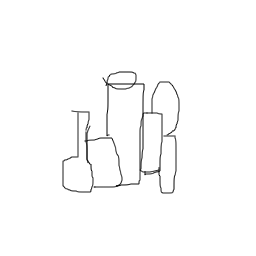
#> input picture discogan/images/pix_0016.png, 256 x 256 px
$ python -i creatingABimages.py   (imports and definitions only)   (older library calls are emulated)
#> lines starting #> are read from the running program, lines starting #| are printed output that depends on the picture; after the words box and inside, x2 and y2 are one past the last pixel; in counts of white or black regions, pixels touching at a corner belong together
# -*- coding: utf-8 -*-

# -*- coding: utf-8 -*-
"""
Created on Thu May 31 14:43:30 2018

@author: OWNER
"""

import numpy as np
import cv2
import os

# 512 x 256
#ª 178 x 218


#
#pathB = "D:\\google drive\\A PhD Project at Godlsmiths\\MutatorML\\MLCaptureBW (1)"
# =============================================================================
#
# pathB = "D:\google drive\A PhD Project at Godlsmiths\ArtistSupervisionMaya\images\pix2pix\B"
# pathA = "D:\\celeb"
# =============================================================================

#pathB = "D:\google drive\A PhD Project at Godlsmiths\ArtistSupervisionMaya\images\discogan"
#pathA = "D:\\celebedge"

pathB = "D:\google drive\A PhD Project at Godlsmiths\ArtistSupervisionMaya\images\discogan"
pathA = "D:\\celeb"

#outputPathA_B ="D:\\mutatorDiscoGan\\"
#outputPathA_B ="D:\\morandiDiscogan\\"
#outputPathA_B ="D:\\morandidiscoganedge\\"
outputPathA_B ="D:\\morandidiscogancelebfull\\"

#path = "D:\\google drive\\A PhD Project at Godlsmiths\\MutatorML\\MLCaptureG"

start = 0
number_of_images_to_edge = 1880

# =============================================================================
# outputPathA = "D:\\google drive\\A PhD Project at Godlsmiths\\MutatorML\\pix2pixImages\\A\\"
# outputPathB = "D:\\google drive\\A PhD Project at Godlsmiths\\MutatorML\\pix2pixImages\\B\\"
# outputPathA_B = "D:\\google drive\\A PhD Project at Godlsmiths\\MutatorML\\pix2pixImages\\A_B\\train\\"
# =============================================================================
# =============================================================================
# maskpath = "D:\\google drive\\A PhD Project at Godlsmiths\\MutatorML\\MLCaptureGMask"
# =============================================================================
# =============================================================================
#
# outputPathA_B = "D:\\google drive\\A PhD Project at Godlsmiths\\ArtistSupervisionMaya\\images\\pix2pix\\A_B\\train\\"
#
# pathA = "D:\\google drive\\A PhD Project at Godlsmiths\\ArtistSupervisionMaya\\images\\pix2pix\\A\\"
# pathB = "D:\\google drive\\A PhD Project at Godlsmiths\\ArtistSupervisionMaya\\images\\pix2pix\\B\\"
#
# =============================================================================


def imagelist (path):
#> further down, picture is the input picture: shape (256, 256, 3); min 7, max 255, mean 251.4
    imagepaths = []
    imageNames = []
    valid_images = [".jpg", ".png", ".tga", ".gif"]
    for f in os.listdir(path):

        ext = os.path.splitext(f)[1]
        name = os.path.splitext(f)[0]
        if ext.lower() not in valid_images:
            continue
        imagepaths.append(os.path.join(path,f))
        imageNames.append(name)
    # store the total number of images
    totalNumOfImages = len(imagepaths)


    return imagepaths, imageNames, totalNumOfImages

imageMasks = []
valid_images_mask = [".jpg", ".png", ".tga", ".gif"]
# [27 lines of commented-out code are left out]


def image2edges(image):

    gray = cv2.cvtColor (image, cv2.COLOR_BGR2GRAY)

        # threshold
    ret,ThresPerim = cv2.threshold(gray, 10, 255, cv2.THRESH_BINARY)
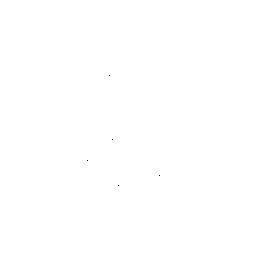
#> ThresPerim: shape (256, 256); 100% white; black in thin lines or dots, all inside (x1, y1, x2, y2) = (87, 75, 160, 186)
    threshCopy = ThresPerim.copy()
    ing2, contours, hierarchy = cv2.findContours(threshCopy,
                                                 cv2.RETR_LIST,
                                                 cv2.CHAIN_APPROX_SIMPLE)
#> contours = 6 contours, 5 with area under 20; largest, box (x1, y1, x2, y2) and area: (0, 0, 256, 256) 65025

    edged = np.zeros((image.shape[0], image.shape[1], 3), dtype = 'uint8')

    edged[:,:] = 255

    for cnt in contours:
        cv2.drawContours(edged, [cnt], -1, (0, 0, 0), 1)
#> this loop made 6 passes
#> cnt on passes 1 to 6: [[117, 185], [118, 184], [119, 185], [118, 186]], [[158, 175], [159, 174], [160, 175], [159, 176]], [[86, 160], [87, 159], [88, 160], [87, 161]], [[111, 139], [112, 138], [113, 139], [112, 140]], [[108, 75], [109, 74], [110, 75], [109, 76]], [[0, 0], [0, 255], [255, 255], [255, 0]]
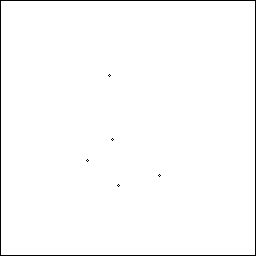
#> edged: shape (256, 256, 3); 98.4% white; black in thin lines or dots

    return edged

def background2white(image, maskImg):

    ret,thresh = cv2.threshold(maskImg, 10, 255, cv2.THRESH_BINARY)
    thresh[np.where((image>[0,0,0]).all(axis=2))] = [255,255,255]

    #image[np.where((image==[0,0,0]).all(axis=2))] = [255,255,255]
    image[np.where((thresh==[0,0,0]).all(axis=2))] = [255,255,255]

    return image


def rescaleImage (image, dim):

    resized = cv2.resize(image, dim, interpolation = cv2.INTER_AREA )

    return resized

def a_and_b (image, edged):

    result = np.zeros((image.shape[0] , image.shape[1] * 2, 3), dtype = 'uint8')

    result = np.concatenate([edged, image], 1)

    return result


# [13 lines of commented-out code are left out]
count = 1
# [1 line that did not run here, left out]
imagepathsB, imageNamesB, totalNumOfImages = imagelist (pathB)
# [25 lines not run here, left out]

# [13 lines of commented-out code are left out]


>>> import cv2
>>> picture = cv2.imread('../discogan/images/pix_0016.png')
>>> result = image2edges(picture)
